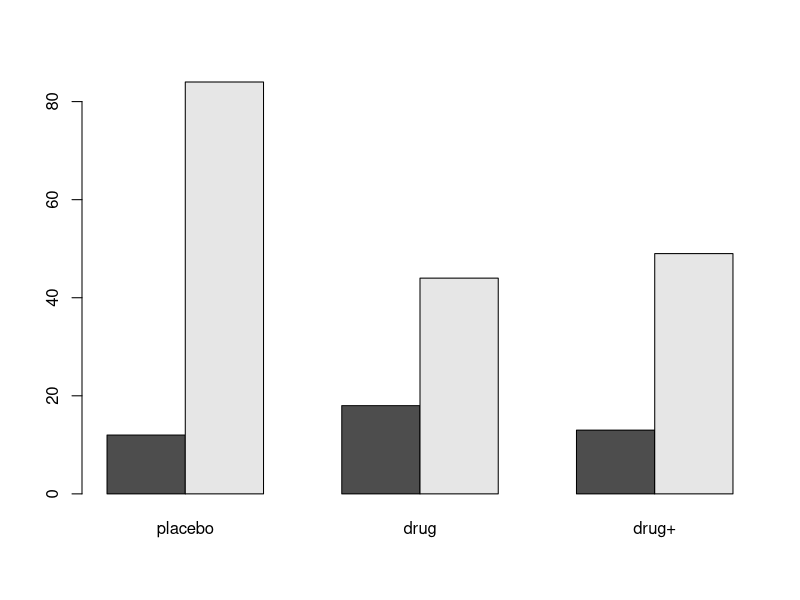

Write the R code that produced this figure.
### R Stats Data independance

# Exercise Chi Squared Test

# data = bacteria, library = MASS

# get familiar with the dataset and get a contingency table of y and a treatment group
# get a visual impression of the data
# check for independence with a suitable test

library(MASS)
?bacteria
head(bacteria)
head(bacteria)
attach(bacteria)

table(y, trt)

barplot((table(y,trt)), beside=T)

chisq.test(table(y,trt))
# independance can be rejected


#Pearson correlation coefficent  - 2 numeric variables, linear coefficient, parametric

#Spearman rank correlation coefficent - 2 numeric variables, momotonic coefficient, non-parametic
